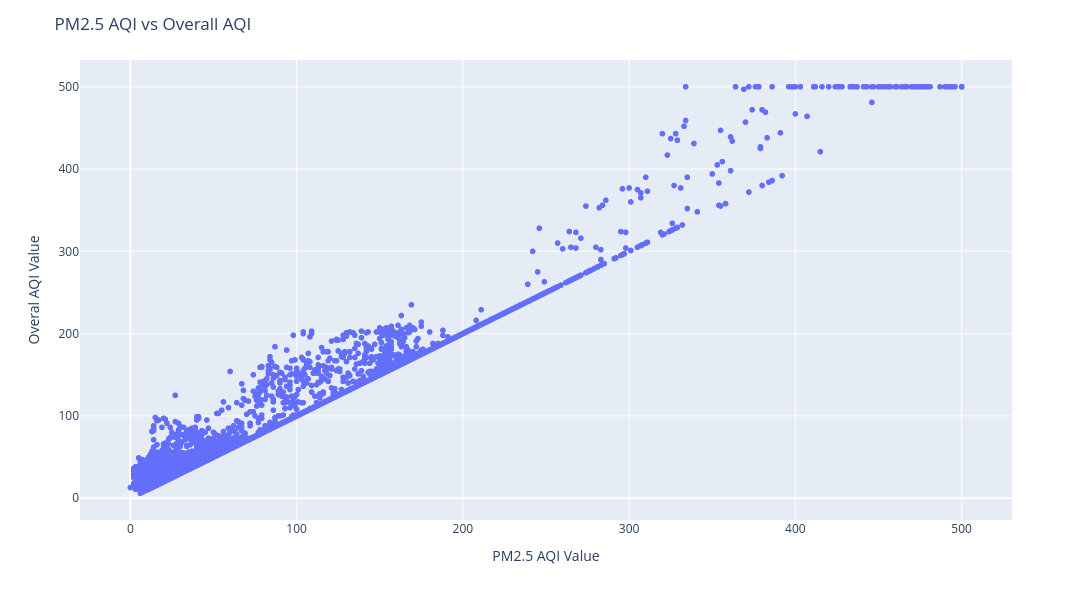

Notebook cell for this chart:
### Markdown cell above
## Q18: Scatter plot showing:

### PM2.5 AQI vs Overall AQI

### Code cell
# PM2.5 AQI vs Overall AQI
fig = px.scatter(
    df,
    x = 'pm2.5_aqi_value',
    y = 'aqi_value',
    labels= {'pm2.5_aqi_value': 'PM2.5 AQI Value', 'aqi_value': 'Overal AQI Value'},
    hover_data = {'pm2.5_aqi_value', 'aqi_value'},
)

fig.update_layout(
    height = 600,
    width = 1200,
    title = 'PM2.5 AQI vs Overall AQI'
    
)

fig.show()

### Figure 1 — Plotly figure (JSON) as saved in the notebook; plotly's stock layout.template omitted (floating-point values rounded to 4 significant figures; data arrays with more than 128 entries replaced by an {"elided": "..."} marker saying what was removed)
{"data": [{"hovertemplate": "PM2.5 AQI Value=%{x}<br>Overal AQI Value=%{y}<extra></extra>", "legendgroup": "", "marker": {"color": "#636efa", "symbol": "circle"}, "mode": "markers", "name": "", "showlegend": false, "type": "scattergl", "x": {"elided": "23463 int values"}, "xaxis": "x", "y": {"elided": "23463 int values"}, "yaxis": "y"}], "layout": {"height": 600, "legend": {"tracegroupgap": 0}, "margin": {"t": 60}, "title": {"text": "PM2.5 AQI vs Overall AQI"}, "width": 1200, "xaxis": {"anchor": "y", "domain": [0, 1], "title": {"text": "PM2.5 AQI Value"}}, "yaxis": {"anchor": "x", "domain": [0, 1], "title": {"text": "Overal AQI Value"}}}}
